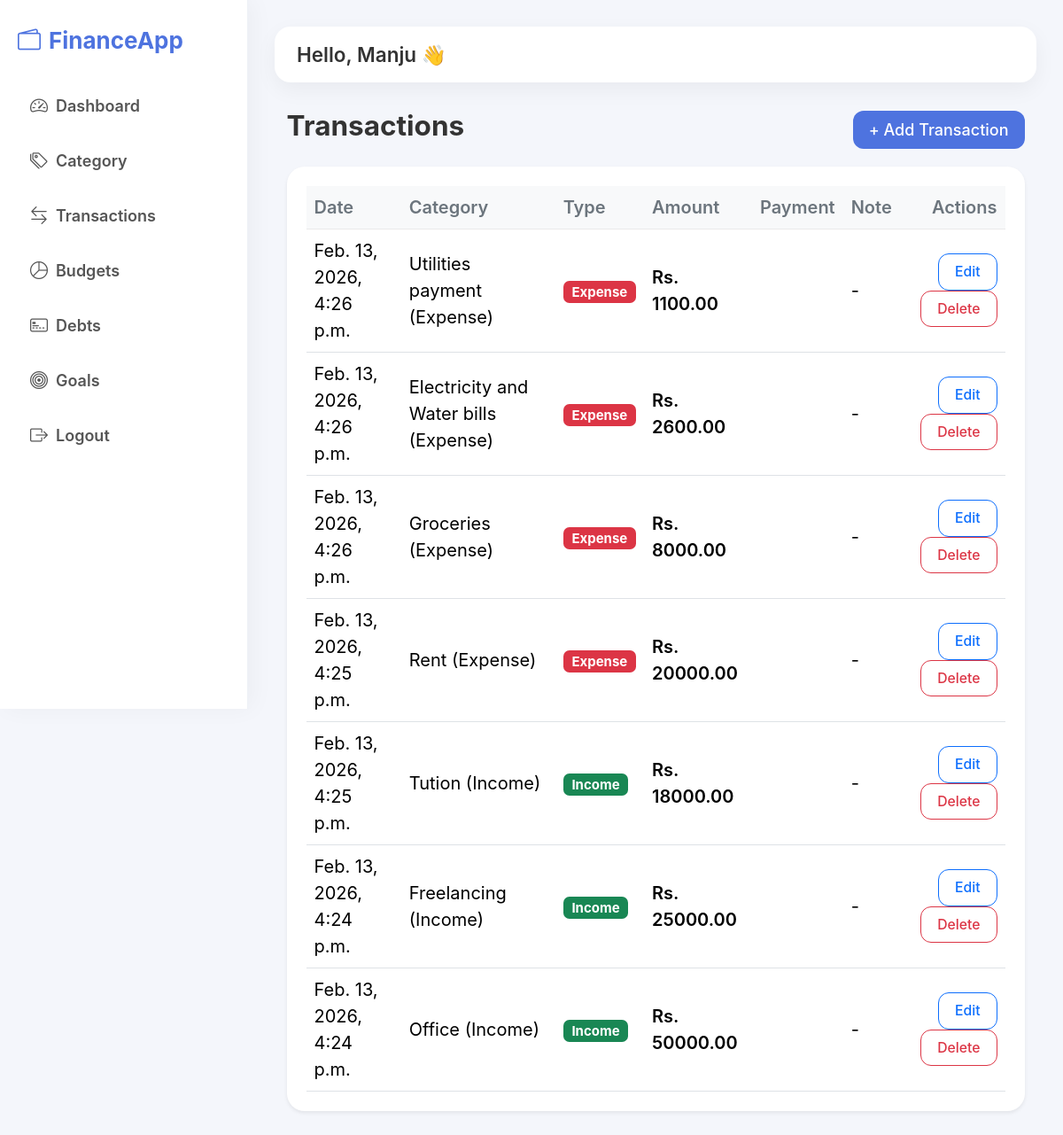
Before: /transactions/ (signed in) with the older database file.
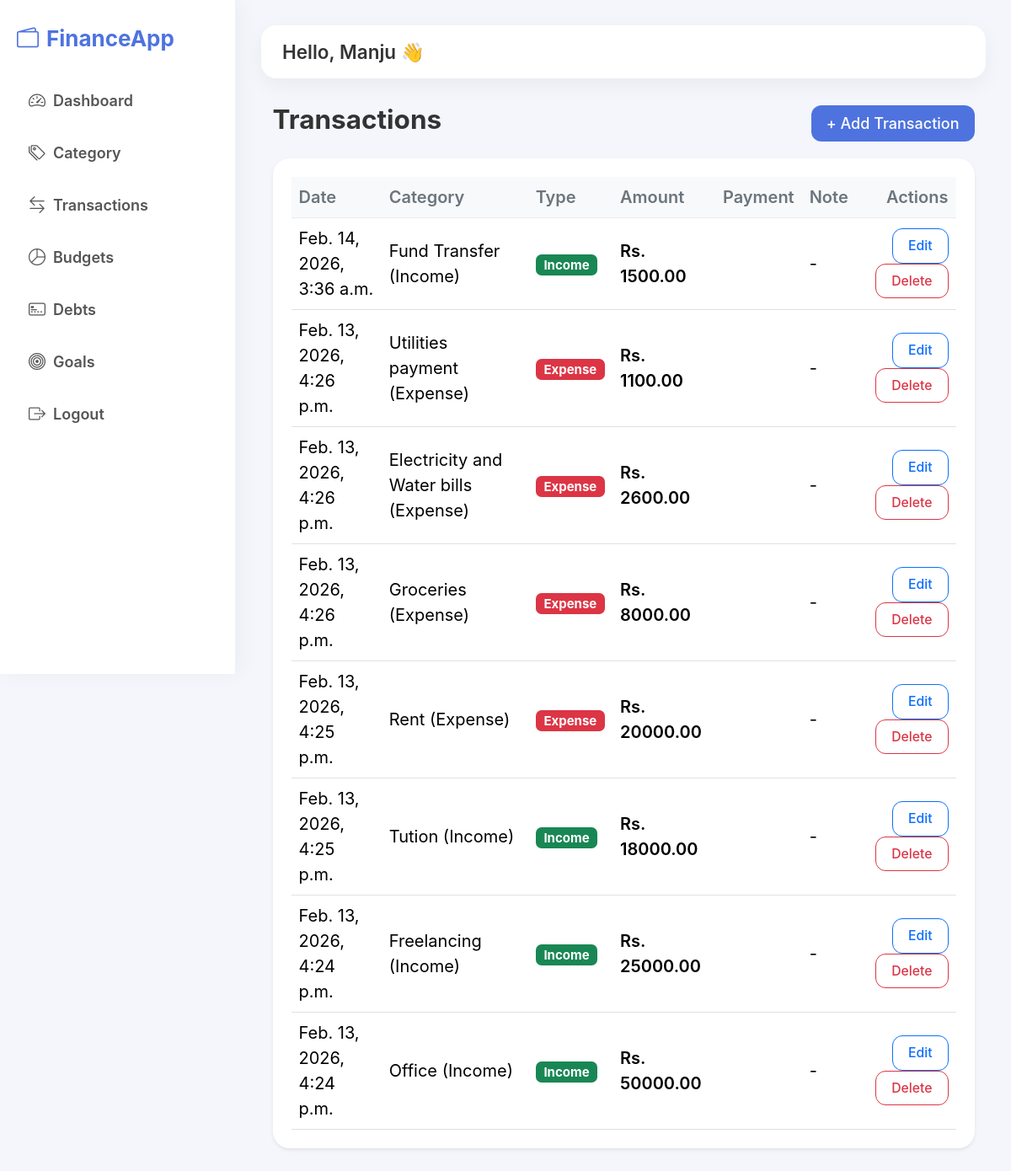
After: the same page with the newer database file.
### fintrack_app/models.py (models this page shows, shortened)
class TimeStampModel(models.Model):
    created_at = models.DateTimeField(auto_now_add=True)
    updated_at = models.DateTimeField(auto_now=True)
    class Meta:
        abstract = True

class Transaction(TimeStampModel):
    TRANSACTION_TYPE = (
        ("income", "Income"),
        ("expense", "Expense"),
    )
    user = models.ForeignKey(User, on_delete=models.CASCADE)
    category = models.ForeignKey(Category, on_delete=models.SET_NULL, null=True)
    transaction_type = models.CharField(max_length=10, choices=TRANSACTION_TYPE)
    amount = models.DecimalField(max_digits=12, decimal_places=2, validators=[MinValueValidator(0.01)])
    date = models.DateTimeField(auto_now_add=True)
    note = models.TextField(blank=True)
    class Meta:
        ordering = ["-date"]

class Category(TimeStampModel):
    CATEGORY_TYPE = (
        ("income", "Income"),
        ("expense", "Expense"),
    )
    user = models.ForeignKey(User, on_delete=models.CASCADE)
    name = models.CharField(max_length=50)
    category_type = models.CharField(max_length=10, choices=CATEGORY_TYPE)
    def __str__(self):
        return f"{self.name} ({self.get_category_type_display()})"

### fintrack_app/views.py (the view)
# urls.py: path('transactions/', views.TransactionListView.as_view(), name='transaction-list'),
class TransactionListView(UserQuerysetMixin, ListView):
    model = Transaction
    template_name = 'fintrack_app/transaction/transaction_list.html'
    context_object_name = 'transactions'

### fintrack_app/views.py (called while the page is built)
    def get_queryset(self):
        return self.model.objects.filter(user=self.request.user)

### templates/fintrack_app/transaction/transaction_list.html
{% extends "fintrack_app/base.html" %}
{% block content %}
<div class="container mt-4">
    <div class="d-flex justify-content-between align-items-center mb-3">
        <h3 class="fw-bold">Transactions</h3>
        <a href="{% url 'transaction-add' %}" class="btn btn-primary">
            + Add Transaction
        </a>
    </div>
    <div class="card shadow-sm">
        <div class="card-body p-0">
            {% if transactions %}
            <table class="table table-hover mb-0">
                <thead class="table-light">
                    <tr>
                        <th>Date</th>
                        <th>Category</th>
                        <th>Type</th>
                        <th>Amount</th>
                        <th>Payment</th>
                        <th>Note</th>
                        <th class="text-end">Actions</th>
                    </tr>
                </thead>
                <tbody>
                    {% for transaction in transactions %}
                    <tr>
                        <td>{{ transaction.date }}</td>
                        <td>{{ transaction.category }}</td>
                        <td>
                            {% if transaction.transaction_type == "income" %}
                                <span class="badge bg-success">Income</span>
                            {% else %}
                                <span class="badge bg-danger">Expense</span>
                            {% endif %}
                        </td>
                        <td class="fw-semibold">
                            Rs. {{ transaction.amount }}
                        </td>
                        <td>{{ transaction.payment_source|title }}</td>
                        <td>{{ transaction.note|default:"-" }}</td>
                        <td class="text-end">
                            <a href="{% url 'transaction-edit' transaction.pk %}"
                               class="btn btn-sm btn-outline-primary">
                                Edit
                            </a>
                            <a href="{% url 'transaction-delete' transaction.pk %}"
                               class="btn btn-sm btn-outline-danger">
                                Delete
                            </a>
                        </td>
                    </tr>
                    {% endfor %}
                </tbody>
            </table>
            {% else %}
                <div class="p-4 text-center text-muted">
                    No transactions yet.
                </div>
            {% endif %}
        </div>
    </div>
</div>
{% endblock %}

Changed rows visible on the page:
added Transaction: transaction_type "Income"
